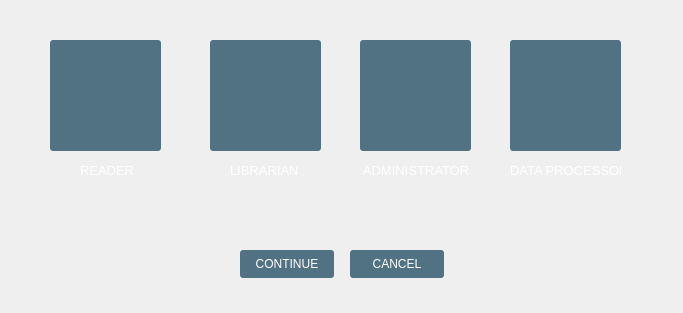
<?xml version="1.0" encoding="UTF-8"?>
<ui version="4.0">
 <class>SwitchRole</class>
 <widget class="QDialog" name="SwitchRole">
  <property name="geometry">
   <rect>
    <x>0</x>
    <y>0</y>
    <width>683</width>
    <height>313</height>
   </rect>
  </property>
  <property name="windowTitle">
   <string>Switch your role</string>
  </property>
  <property name="windowIcon">
   <iconset resource="LIBPRO.qrc">
    <normaloff>:/icon/Resources/icon/LP icon.png</normaloff>:/icon/Resources/icon/LP icon.png</iconset>
  </property>
  <property name="styleSheet">
   <string notr="true">QPushButton:hover {
background: qradialgradient(cx: 0.2, cy: -0.4,
fx: 0.1, fy: -0.4,
radius: 0.7, stop: 0 #43abc9, stop: 1 rgba(14, 149, 186));
color: white;
}

QPushButton:pressed {
background: qradialgradient(cx: 0.4, cy: -0.1,
fx: 0.4, fy: -0.1,
radius: 1.35, stop: 0 #fff, stop: 1 #ddd);
}
QPushButton {
border: 0px;
font: 87 8pt &quot;Ubuntu Light&quot;;
background-color: rgba(12, 60, 85, 0.7);
border-radius:3px;
font-size:22px;
}
QLabel
{
font-family: &quot;Ubuntu Light&quot;;
font-size: 13px;
color: white;
}
#errorlbl
{
border: 2px solid red;
color: red;
border: 0;
background-color: transparent;
}</string>
  </property>
  <widget class="QPushButton" name="librarian">
   <property name="geometry">
    <rect>
     <x>210</x>
     <y>40</y>
     <width>111</width>
     <height>111</height>
    </rect>
   </property>
   <property name="text">
    <string/>
   </property>
   <property name="icon">
    <iconset resource="LIBPRO.qrc">
     <normaloff>:/icon/Resources/icon/female-professor-reading-a-book.png</normaloff>:/icon/Resources/icon/female-professor-reading-a-book.png</iconset>
   </property>
   <property name="iconSize">
    <size>
     <width>70</width>
     <height>70</height>
    </size>
   </property>
  </widget>
  <widget class="QPushButton" name="admin">
   <property name="geometry">
    <rect>
     <x>360</x>
     <y>40</y>
     <width>111</width>
     <height>111</height>
    </rect>
   </property>
   <property name="text">
    <string/>
   </property>
   <property name="icon">
    <iconset resource="LIBPRO.qrc">
     <normaloff>:/icon/Resources/icon/telephone-operator.png</normaloff>:/icon/Resources/icon/telephone-operator.png</iconset>
   </property>
   <property name="iconSize">
    <size>
     <width>70</width>
     <height>70</height>
    </size>
   </property>
  </widget>
  <widget class="QPushButton" name="data">
   <property name="geometry">
    <rect>
     <x>510</x>
     <y>40</y>
     <width>111</width>
     <height>111</height>
    </rect>
   </property>
   <property name="text">
    <string/>
   </property>
   <property name="icon">
    <iconset resource="LIBPRO.qrc">
     <normaloff>:/icon/Resources/icon/industry-worker-with-cap-protection-and-a-laptop.png</normaloff>:/icon/Resources/icon/industry-worker-with-cap-protection-and-a-laptop.png</iconset>
   </property>
   <property name="iconSize">
    <size>
     <width>80</width>
     <height>80</height>
    </size>
   </property>
   <property name="flat">
    <bool>false</bool>
   </property>
  </widget>
  <widget class="QPushButton" name="continue_2">
   <property name="geometry">
    <rect>
     <x>240</x>
     <y>250</y>
     <width>94</width>
     <height>28</height>
    </rect>
   </property>
   <property name="styleSheet">
    <string notr="true">color: white;
font-size: 12px;</string>
   </property>
   <property name="text">
    <string>CONTINUE</string>
   </property>
  </widget>
  <widget class="QPushButton" name="reader">
   <property name="geometry">
    <rect>
     <x>50</x>
     <y>40</y>
     <width>111</width>
     <height>111</height>
    </rect>
   </property>
   <property name="styleSheet">
    <string notr="true"/>
   </property>
   <property name="text">
    <string/>
   </property>
   <property name="icon">
    <iconset resource="LIBPRO.qrc">
     <normaloff>:/icon/Resources/icon/reading (1).png</normaloff>:/icon/Resources/icon/reading (1).png</iconset>
   </property>
   <property name="iconSize">
    <size>
     <width>70</width>
     <height>70</height>
    </size>
   </property>
  </widget>
  <widget class="QPushButton" name="cancel">
   <property name="geometry">
    <rect>
     <x>350</x>
     <y>250</y>
     <width>94</width>
     <height>28</height>
    </rect>
   </property>
   <property name="styleSheet">
    <string notr="true">color: white;
font-size: 12px;</string>
   </property>
   <property name="text">
    <string>CANCEL</string>
   </property>
  </widget>
  <widget class="QLabel" name="errorlbl">
   <property name="geometry">
    <rect>
     <x>150</x>
     <y>190</y>
     <width>381</width>
     <height>41</height>
    </rect>
   </property>
   <property name="styleSheet">
    <string notr="true">font: 10pt &quot;Segoe UI&quot;;
font-weight:500;</string>
   </property>
   <property name="text">
    <string/>
   </property>
  </widget>
  <widget class="QLabel" name="label">
   <property name="geometry">
    <rect>
     <x>80</x>
     <y>160</y>
     <width>61</width>
     <height>21</height>
    </rect>
   </property>
   <property name="text">
    <string>READER</string>
   </property>
  </widget>
  <widget class="QLabel" name="label_2">
   <property name="geometry">
    <rect>
     <x>230</x>
     <y>160</y>
     <width>101</width>
     <height>21</height>
    </rect>
   </property>
   <property name="text">
    <string>LIBRARIAN</string>
   </property>
  </widget>
  <widget class="QLabel" name="label_3">
   <property name="geometry">
    <rect>
     <x>360</x>
     <y>160</y>
     <width>111</width>
     <height>21</height>
    </rect>
   </property>
   <property name="text">
    <string> ADMINISTRATOR</string>
   </property>
  </widget>
  <widget class="QLabel" name="label_4">
   <property name="geometry">
    <rect>
     <x>510</x>
     <y>160</y>
     <width>111</width>
     <height>21</height>
    </rect>
   </property>
   <property name="text">
    <string>DATA PROCESSOR</string>
   </property>
  </widget>
 </widget>
 <resources>
  <include location="LIBPRO.qrc"/>
 </resources>
 <connections/>
</ui>
